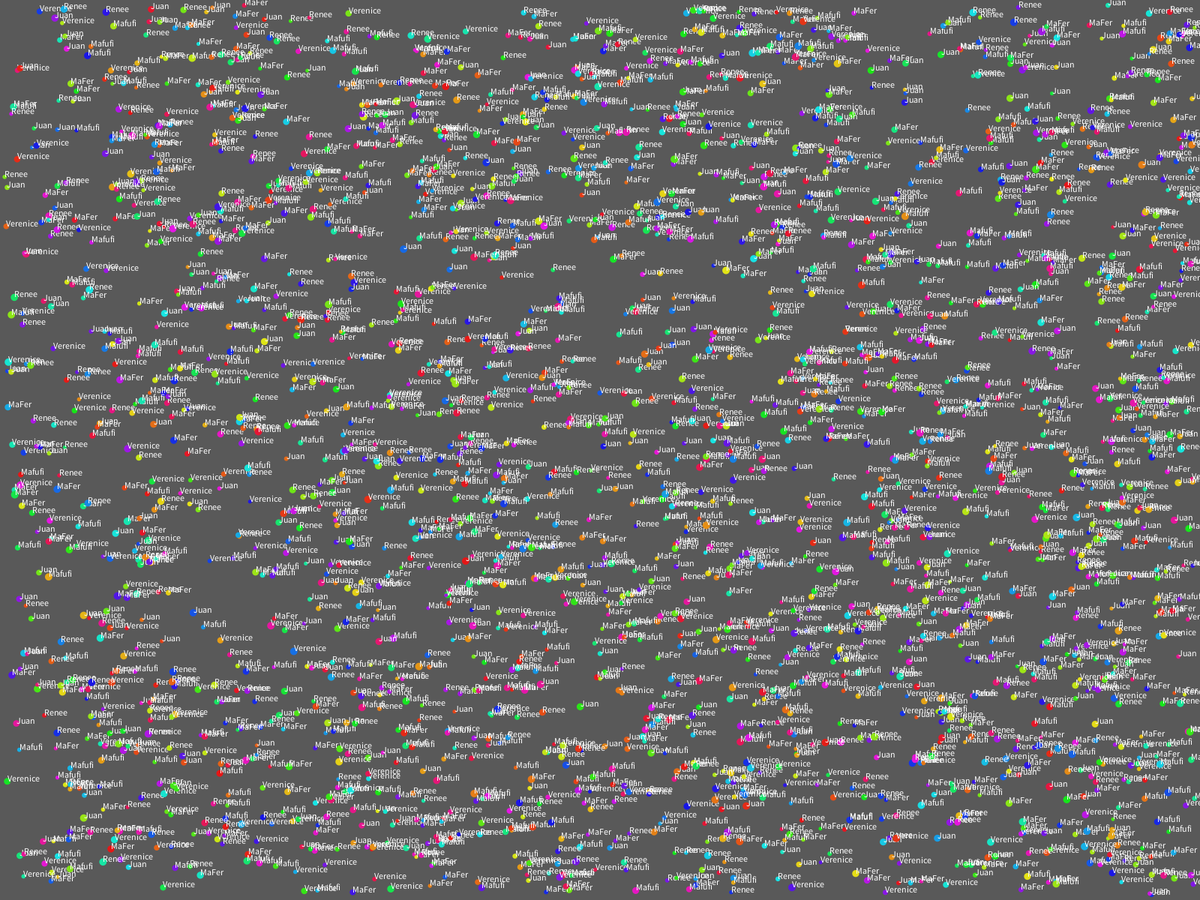
Frame 1 (no input)
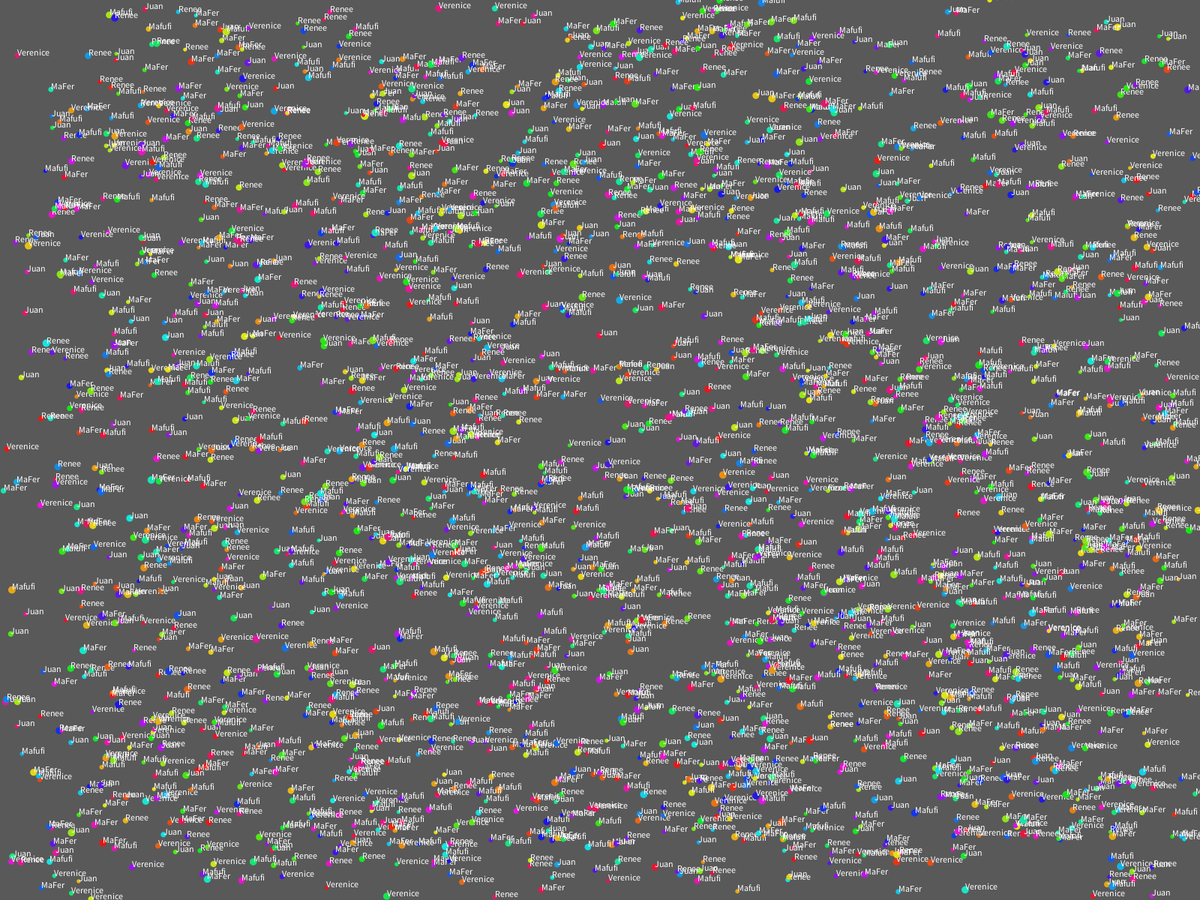
Frame 60 (the mouse pressed at the canvas centre just before this capture)
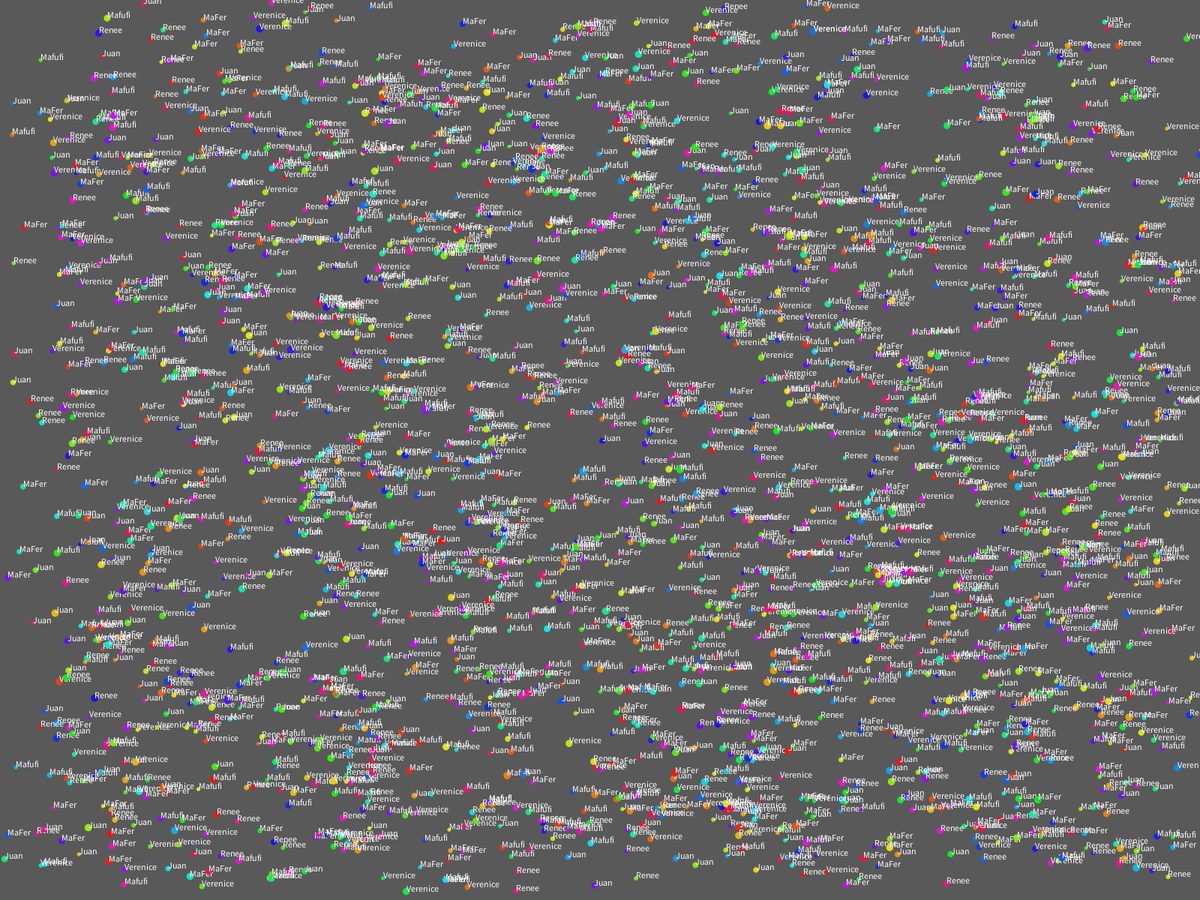
Frame 120 (the mouse held since frame 60 and released just before this capture)

The Processing sketch that drew these frames (run headless with seeded random() and noise(); from frame 60 on, the mouse is pressed at the canvas centre):

// Processing sketch: Martinez_Josue_clasesApuesta
// ── Martinez_Josue_clasesApuesta.pde
Elipse[] elipses = new Elipse[2500];
String nombres[] = {"Renee", "Mafufi", "Verenice", "MaFer", "Juan"};
float posX, posY, diametro, velocidad;
int colorActual;
int elipsesActivas;
Elipse ultimaElipseActiva; // Referencia a la última elipse activa

void setup() {
  fullScreen();
  //size(800, 800);
  //textMode(CENTER);
  colorMode(HSB, 360, 100, 100);
  for (int i = 0; i < elipses.length; i++) {
    diametro = random(5, 10);
    posX = random(diametro, width - diametro);
    posY = random(diametro, height - diametro);
    velocidad = random(1, 20);
    colorActual = int(random(0, 360));
    elipses[i] = new Elipse(posX, posY, velocidad, diametro, colorActual, nombres[i % nombres.length]);
  }
  noStroke();
}

void draw() {
  background(127);
  elipsesActivas = 0;
  ultimaElipseActiva = null; // Resetear la referencia en cada frame

  // Recorremos todas las elipses para contarlas y guardar la última activa
  for (int i = 0; i < elipses.length; i++) {
    if (elipses[i].activa) {
      elipses[i].dibujar();
      elipses[i].vibrar();
      elipses[i].rebotar();
      elipsesActivas++;
      ultimaElipseActiva = elipses[i]; // Guardar referencia de la última activa
    }
  }

  // Si solo queda una elipse activa, aplicamos el efecto de easing
  if (elipsesActivas == 1 && ultimaElipseActiva != null) {
    ultimaElipseActiva.activoVibrar = false; // Desactiva la vibración
    ultimaElipseActiva.moverAlCentro(); // Define el centro como objetivo
    ultimaElipseActiva.easing(); // Aplica la animación de easing
    ultimaElipseActiva.dibujar(); // Redibujar con la nueva posición

    ultimaElipseActiva.crecer();
  }

  println("Elipses activas: " + elipsesActivas);
}

// ── Elipse.pde
class Elipse {
  float x, y, velocidad, diametro;
  int colorActual;
  boolean activa = true;
  String nombre;
  boolean activoVibrar = true;
  float easing = 0.025;
  float separacionTexto;
  float targetX, targetY; // Objetivo de movimiento

  Elipse(float tempX, float tempY, float tempVelocidad, float tempDiametro, int tempColorActual, String tempNombre) {
    x = tempX;
    y = tempY;
    velocidad = tempVelocidad;
    diametro = tempDiametro;
    colorActual = tempColorActual;
    nombre = tempNombre;

    targetX = x;  // Inicialmente, la posición objetivo es la misma que la posición actual
    targetY = y;
  }

  void dibujar() {
    if (activa) {


      fill(colorActual, 90, 90);
      ellipse(x, y, diametro, diametro);
      fill(360);
      text(nombre, x + separacionTexto, y+ separacionTexto);
    }
  }

  void vibrar() {
    if (activoVibrar) {
      x = x + random(-velocidad, velocidad);
      y = y + random(-velocidad, velocidad);
    }
  }

  void rebotar() {
    if (x >= width || x <= 0) {
      activa = false;
      x = x * -1;
    } else if (y >= height || y <= 0) {
      y = y * -1;
      activa = false;
    } else {
      activa = true;
    }
  }

  void easing() {
    x += (targetX - x) * easing;
    y += (targetY - y) * easing;
  }

  void moverAlCentro() {
    targetX = width / 2;
    targetY = height / 2;
  }
  void crecer() {
    diametro++;
    println(diametro);
    separacionTexto = 0;
    if (diametro >= 200) {
      noLoop();
    }
  }
}
